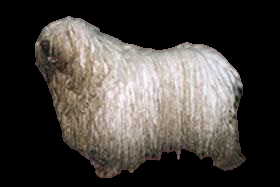
#> input picture BAZA/no_bg/komondor/0.png, 280 x 187 px, found by its file name; its folder holds 4 pictures in this run
$ python shape.py
#> lines starting #> are read from the running program, lines starting #| are printed output that depends on the picture; after the words box and inside, x2 and y2 are one past the last pixel; in counts of white or black regions, pixels touching at a corner belong together
import matplotlib
import matplotlib.pyplot as plt
import cv2
import skimage
from skimage import data
from skimage.filters import try_all_threshold
import os
from skimage.color import rgb2gray,rgba2rgb
from skimage import io
from skimage.filters import threshold_otsu, threshold_minimum, threshold_triangle, threshold_local, rank, threshold_yen
from skimage.morphology import disk
import numpy as np
import matplotlib.image as im

# [37 lines left out: function preprocessing, not called in this run]


def area_desc(img):
    return np.count_nonzero(img == 0)


def perimeter_desc(img):
    edged = cv2.Canny(img, 30, 200)
    #contours, hierarchy = cv2.findContours(edged,cv2.RETR_EXTERNAL, cv2.CHAIN_APPROX_NONE)
    #plt.imshow(edged, cmap='gray')
    #plt.show()
    return np.count_nonzero(edged == 255)


def roundness_desc(img):
    area = np.count_nonzero(img == 0)
    edged = cv2.Canny(img, 30, 200)
    perimeter = np.count_nonzero(edged == 255)
    return np.power(perimeter, 2) / (4 * np.pi * area)


def compactness_desc(img):
    area = np.count_nonzero(img == 0)
    edged = cv2.Canny(img, 30, 200)
    perimeter = np.count_nonzero(edged == 255)
    return np.power(perimeter, 2) / area


# https://www.learnopencv.com/convex-hull-using-opencv-in-python-and-c/
def convex_hull_desc(img):
    ret, thresh = cv2.threshold(img, 50, 255, cv2.THRESH_BINARY)
    contours, hierarchy = cv2.findContours(thresh, cv2.RETR_TREE, cv2.CHAIN_APPROX_SIMPLE)
    hull = []
    # calculate points for each contour
    for i in range(len(contours)):
        hull.append(cv2.convexHull(contours[i], False))
    drawing = np.zeros((thresh.shape[0], thresh.shape[1], 3), np.uint8)
    for i in range(len(contours)):
        color_contours = (0, 255, 0)
        color = (255, 0, 0)
        # draw ith contour
        cv2.drawContours(drawing, contours, i, color_contours, 1, 8, hierarchy)
        # draw ith convex hull object
        cv2.drawContours(drawing, hull, i, color, 1, 8)
    # plt.imshow(drawing, cmap=plt.cm.gray)
    # plt.show()
    edged = cv2.Canny(drawing, 30, 200)
    return np.count_nonzero(edged == 255)


# [40 lines left out: functions fourier_desc, fit_fft, classify_fft, example_of_descs, not called in this run]


def fit(train):
    train_learned = []
    area = []
    per = []
    round = []
    compact = []
    convex = []
    for i, item in enumerate(train):
        area.append(area_desc(item))
        per.append(perimeter_desc(item))
        round.append(roundness_desc(item))
        compact.append(compactness_desc(item))
        convex.append(convex_hull_desc(item))
    train_learned.append(area)
    train_learned.append(per)
    train_learned.append(round)
    train_learned.append(compact)
    train_learned.append(convex)
    return train_learned

# [72 lines left out: functions enc_idx, find_nearest, classify, score, not called in this run]


if __name__ == "__main__":
    p = "./BAZA/learning/borzoi/" + str(4) + ".png"
    img_test = cv2.imread(p, cv2.IMREAD_GRAYSCALE)

    # clf = fit(train)
    # # print(clf)
    # classify(img_test, clf)

    train = []
    for i in range(0, 20):
        # for i in range(0, 50):
        p = "./BAZA/learning/_TRAIN/" + str(i) + ".png"
        # p = "./BAZA/learning/_TRAIN2/" + str(i) + ".png"
        img = cv2.imread(p, cv2.IMREAD_GRAYSCALE)
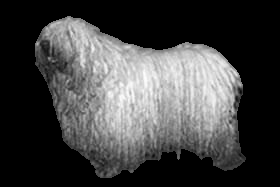
#> img: shape (187, 280); min 0, max 253, mean 66.2
        train.append(img)
#> pass 2 of the loop `for i in range(0, 20):`:
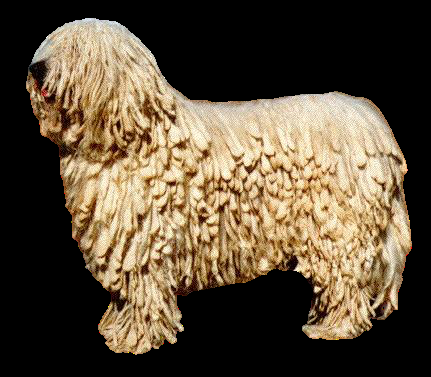
#> input picture BAZA/no_bg/komondor/1.png, 431 x 377 px, found by its file name
#> `img = cv2.imread(p, cv2.IMREAD_GRAYSCALE)`:
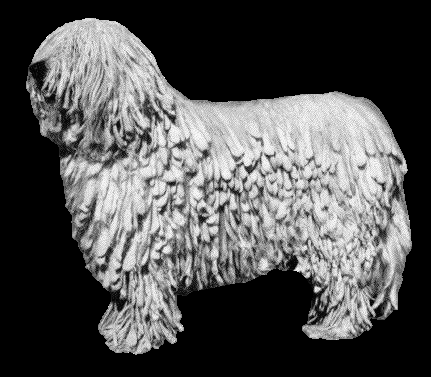
#> img: shape (377, 431); min 0, max 255, mean 81.2
#> pass 3 of the loop `for i in range(0, 20):`:
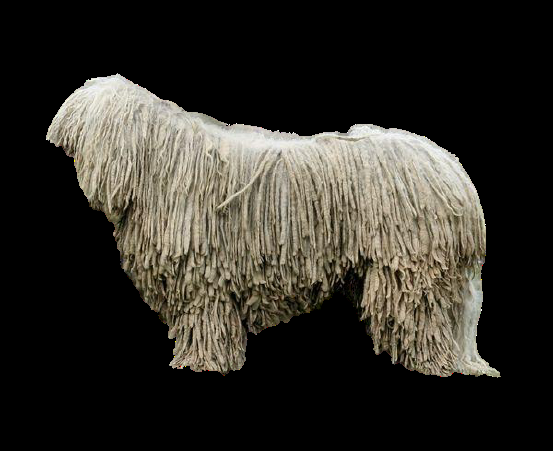
#> input picture BAZA/no_bg/komondor/2.png, 553 x 451 px, found by its file name
#> `img = cv2.imread(p, cv2.IMREAD_GRAYSCALE)`:
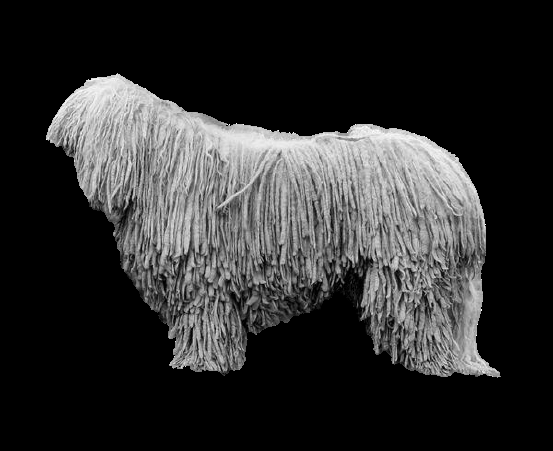
#> img: shape (451, 553); min 0, max 255, mean 46.7
#> the loop made 20 passes; the first 3 are shown

    clf = fit(train)
#> in fit, `train_learned = []`: train_learned = []
#> the loop in fit, `for i, item in enumerate(train):` made 5 passes
#> pass 1, in perimeter_desc, `edged = cv2.Canny(img, 30, 200)`:
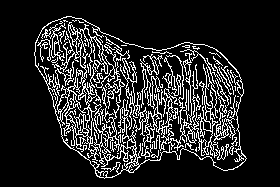
#> edged: shape (187, 280); 15% white in thin lines or dots, all inside (x1, y1, x2, y2) = (34, 16, 247, 179)
#> pass 1, in convex_hull_desc, `ret, thresh = cv2.threshold(img, 50, 255, cv2.THRESH_BINARY)`:
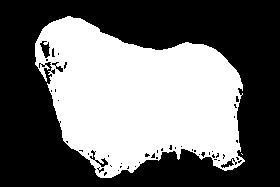
#> thresh: shape (187, 280); 43.1% white; 2 white regions (1 under 20 px), largest, box (x1, y1, x2, y2) and area: (35, 16, 245, 178) 22563
#> pass 2, in perimeter_desc (call 2), `edged = cv2.Canny(img, 30, 200)`:
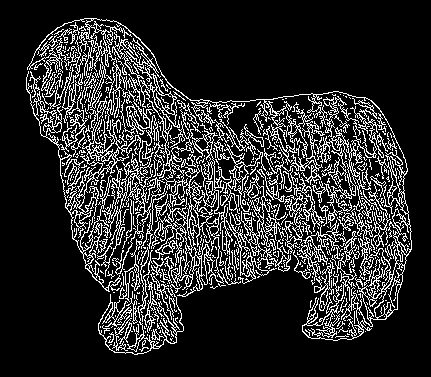
#> edged: shape (377, 431); 17% white in thin lines or dots, all inside (x1, y1, x2, y2) = (26, 18, 412, 355)
#> pass 2, in convex_hull_desc (call 2), `ret, thresh = cv2.threshold(img, 50, 255, cv2.THRESH_BINARY)`:
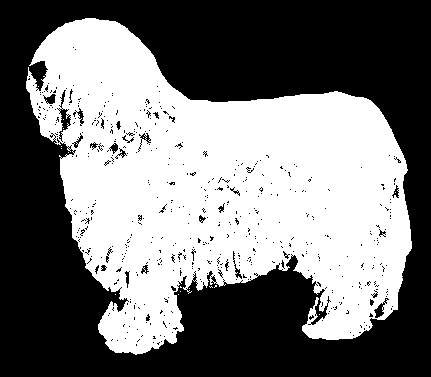
#> thresh: shape (377, 431); 47.1% white; 18 white regions (17 under 20 px), largest, box (x1, y1, x2, y2) and area: (26, 18, 412, 355) 76562
#> (the run stopped early here; a loop or call above may not have finished)
